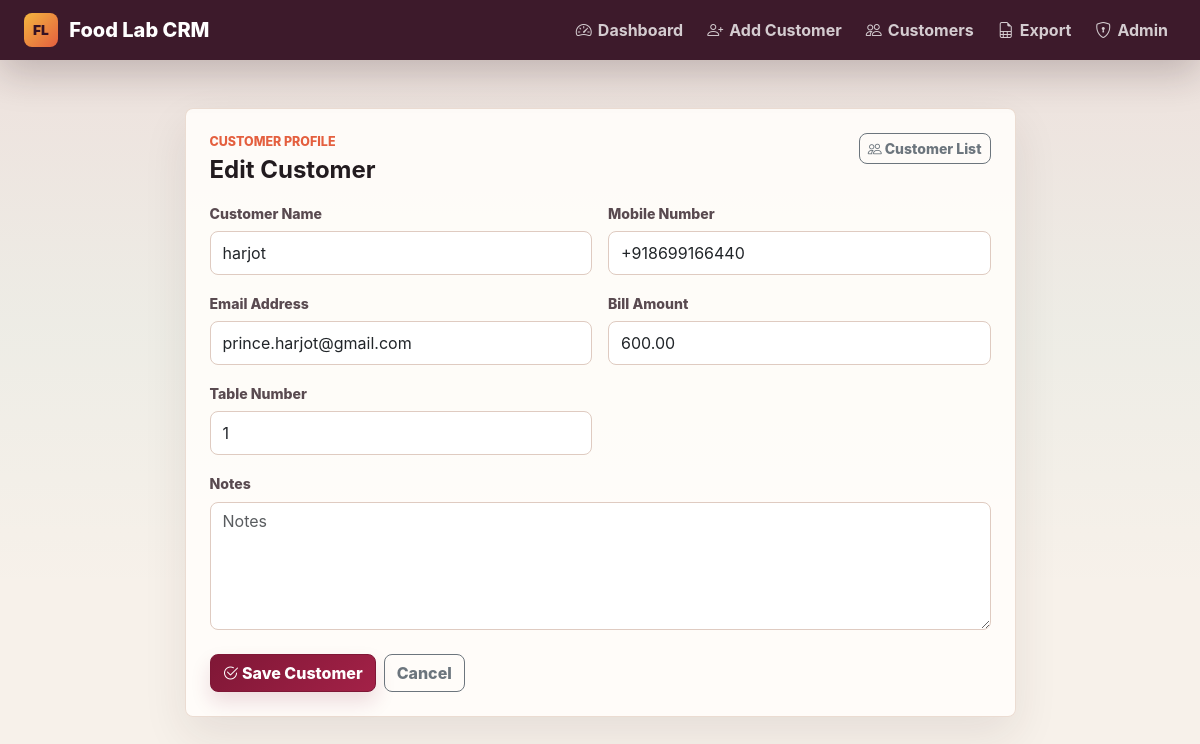
The page /customers/10/edit/ on the database its author committed.
### customers/models.py (models this page shows, shortened)
class Customer(models.Model):
    name = models.CharField(max_length=120)
    phone = models.CharField(max_length=20, unique=True)
    email = models.EmailField(blank=True)
    bill_amount = models.DecimalField(max_digits=10, decimal_places=2, null=True, blank=True)
    table_number = models.CharField(max_length=30, blank=True)
    visit_date = models.DateField()
    notes = models.TextField(blank=True)
    email_sent = models.BooleanField(default=False)
    whatsapp_sent = models.BooleanField(default=False)
    created_at = models.DateTimeField(auto_now_add=True)
    updated_at = models.DateTimeField(auto_now=True)
    class Meta:
        ordering = ['-visit_date', '-created_at']
        constraints = [
            models.UniqueConstraint(
                fields=['email'],
                condition=~Q(email=''),
                name='unique_customer_email_when_present',
            ),
        ]
        indexes = [
            models.Index(fields=['name']),
            models.Index(fields=['phone']),
            models.Index(fields=['email']),
            models.Index(fields=['visit_date']),
        ]
    def get_absolute_url(self):
        return reverse('customers:detail', kwargs={'pk': self.pk})

### customers/views.py (the view)
# urls.py: path('customers/<int:pk>/edit/', views.customer_update, name='edit'),
def customer_update(request, pk):
    customer = get_object_or_404(Customer, pk=pk)
    if request.method == 'POST':
        form = CustomerForm(request.POST, instance=customer)
        if form.is_valid():
            customer = form.save()
            messages.success(request, f'{customer.name} was updated successfully.')
            return redirect('customers:detail', pk=customer.pk)
        messages.error(request, 'Please correct the highlighted fields.')
    else:
        form = CustomerForm(instance=customer)
    return render(request, 'customers/customer_form.html', {'form': form, 'title': 'Edit Customer', 'customer': customer})

### templates/customers/customer_form.html (shortened to what this page needs)
{% extends 'base/base.html' %}
{% block content %}
<div class="row justify-content-center">
    <div class="col-lg-9">
        <section class="crm-panel">
            <div class="d-flex flex-column flex-md-row justify-content-between gap-2 mb-3">
                <div>
                    <p class="page-kicker mb-1">Customer Profile</p>
                    <h1 class="h4 fw-bold mb-0">{{ title }}</h1>
                </div>
                <a class="btn btn-outline-secondary btn-sm align-self-start" href="{% url 'customers:list' %}"><i class="bi bi-people"></i> Customer List</a>
            </div>
            <form method="post" novalidate>
                {% include 'customers/_customer_form_fields.html' %}
                <div class="d-flex gap-2 mt-4">
                    <button class="btn btn-primary" type="submit"><i class="bi bi-check2-circle"></i> Save Customer</button>
                    {% if customer %}
                        <a class="btn btn-outline-secondary" href="{{ customer.get_absolute_url }}">Cancel</a>
                    {% else %}
                        <a class="btn btn-outline-secondary" href="{% url 'customers:dashboard' %}">Cancel</a>
                    {% endif %}
                </div>
            </form>
        </section>
    </div>
</div>
{% endblock %}

### templates/customers/_customer_form_fields.html (shortened to what this page needs)
<div class="row g-3">
    <div class="col-md-6">
        <label class="form-label" for="{{ form.name.id_for_label }}">Customer Name</label>
        {{ form.name }}
    </div>
    <div class="col-md-6">
        <label class="form-label" for="{{ form.phone.id_for_label }}">Mobile Number</label>
        {{ form.phone }}
    </div>
    <div class="col-md-6">
        <label class="form-label" for="{{ form.email.id_for_label }}">Email Address</label>
        {{ form.email }}
    </div>
    <div class="col-md-6">
        <label class="form-label" for="{{ form.bill_amount.id_for_label }}">Bill Amount</label>
        {{ form.bill_amount }}
    </div>
    <div class="col-md-6">
        <label class="form-label" for="{{ form.table_number.id_for_label }}">Table Number</label>
        {{ form.table_number }}
    </div>
    <div class="col-12">
        <label class="form-label" for="{{ form.notes.id_for_label }}">Notes</label>
        {{ form.notes }}
    </div>
</div>

### static/css/crm.css (style rules this page uses)
:root { --foodlab-wine: #7f1736; --foodlab-wine-dark: #371224; --foodlab-coral: #e45f3f; --foodlab-saffron: #f4b63f; --foodlab-teal: #087f7a; --foodlab-mint: #d9f4ee; --foodlab-ink: #221b1f; --foodlab-muted: #746970; --foodlab-paper: #f7f1ea; --foodlab-panel: #fffdfa; --foodlab-line: #eadbd0; --foodlab-soft: #fbf6f0; --foodlab-shadow: 0 18px 45px rgba(52, 30, 29, 0.09); }
* { letter-spacing: 0; }
body { background: linear-gradient(180deg, rgba(127, 23, 54, 0.08), rgba(8, 127, 122, 0.04) 42%, transparent 74%), var(--foodlab-paper); color: var(--foodlab-ink); font-family: Inter, ui-sans-serif, system-ui, -apple-system, BlinkMacSystemFont, "Segoe UI", sans-serif; }
.page-kicker { color: var(--foodlab-coral); font-size: 0.78rem; font-weight: 800; text-transform: uppercase; }
.btn { border-radius: 8px; font-weight: 800; }
.btn-primary, .btn-success { background: linear-gradient(135deg, var(--foodlab-wine), #a32147); border-color: var(--foodlab-wine); box-shadow: 0 10px 20px rgba(127, 23, 54, 0.14); }
.metric-card, .crm-panel { background: rgba(255, 253, 250, 0.92); border: 1px solid rgba(234, 219, 208, 0.95); border-radius: 8px; box-shadow: var(--foodlab-shadow); }
.crm-panel { padding: 24px; }
.form-label { color: #594a50; font-size: 0.88rem; font-weight: 800; margin-bottom: 0.45rem; }
.form-control, .form-select { background-color: #fff; border: 1px solid #dfcbc1; border-radius: 8px; min-height: 44px; }
textarea.form-control { min-height: 128px; }

### rows shown on the page
Customer: name "harjot", phone "+918699166440", email "prince.harjot@gmail.com", bill_amount "600.00", table_number "1"

### other values the page prints
{{ title }} "Edit Customer"
